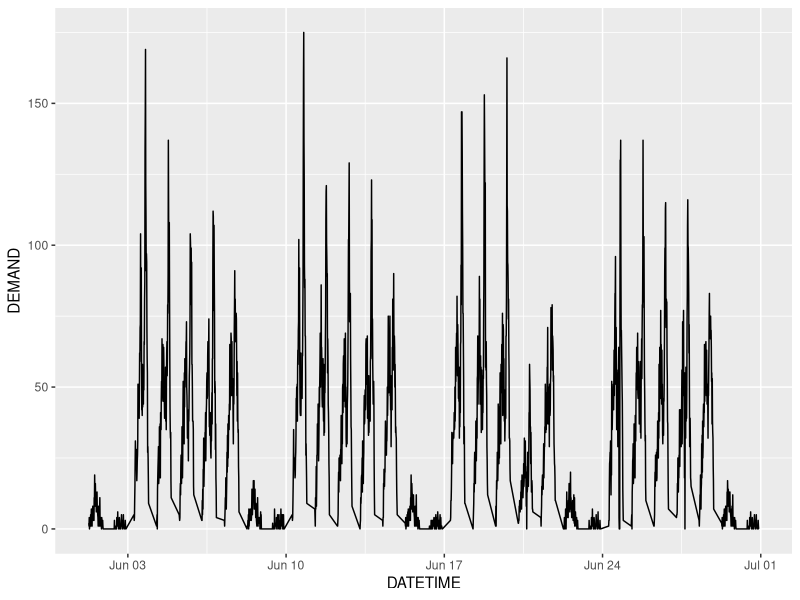
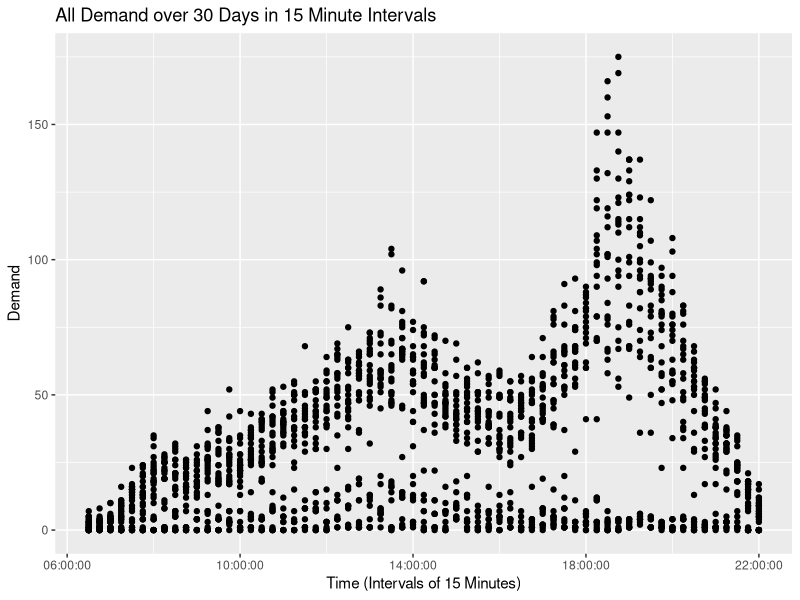
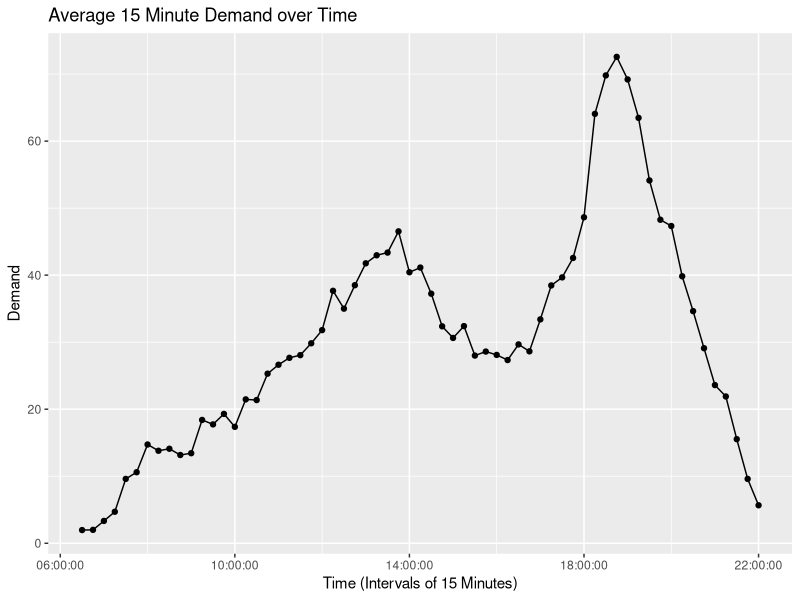
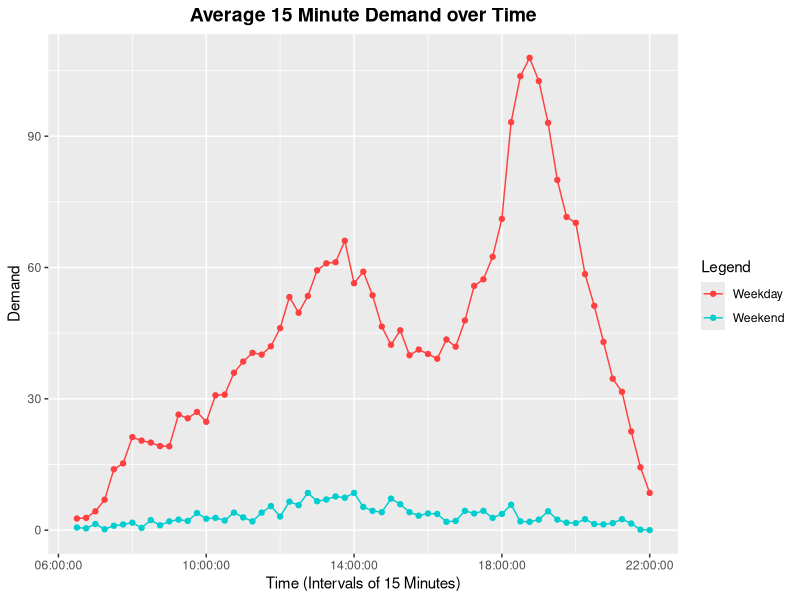

Write the R code that produced these figures, in order. (Note: this script raises an error after producing the figures.)
## ---- chunk 1
Sys.setLanguage("eng")
## ---- chunk 2
library(tidyverse)
library(dplyr)
library(readxl)
library(forecast)
library(ggplot2)
library(lubridate)
## ---- chunk 3
LRData <- read_excel("Light Rail Data.xlsx")
## ---- chunk 4
LRData
## ---- chunk 5
# Lovely, TIME had what I'm assuming is a default date from Excel.
LRData$DATETIME <- as.POSIXct(paste(LRData$DATE, format(LRData$TIME, "%H:%M:%S")), format = "%Y-%m-%d %H:%M:%S")
## ---- chunk 6
# Plotting the demand relative to date and time. This is a plot of the demand across the 30 days.
ggplot(LRData, aes(DATETIME, DEMAND)) +
  geom_line()
## ---- chunk 7
# Here TIME was changed to only include the time. Currently it is a CHR though.
LRData <- LRData %>%
  mutate(TIME = format(TIME, "%H:%M:%S"))

LRData$TIME <- hms::as_hms(LRData$TIME)
LRData
## ---- chunk 8
# This shows the demand per time across all 30 days. This time I flipped the graph for visual clarity.
ggplot(LRData, aes(TIME, DEMAND)) + 
  geom_point() +
  labs(title = "All Demand over 30 Days in 15 Minute Intervals", x = "Time (Intervals of 15 Minutes)", y = "Demand")
## ---- chunk 9
# Now I am going to find the average of demand across all 30 days and then plot it.
averageDemandTime <- LRData %>%
  group_by(TIME) %>%
  summarize(DEMAND = mean(DEMAND)) %>%
  arrange(hms::as_hms(TIME))
## ---- chunk 10
ggplot(averageDemandTime, aes(hms::as_hms(TIME), DEMAND)) +
  geom_point() +
  geom_line() +
  labs(title = "Average 15 Minute Demand over Time", x = "Time (Intervals of 15 Minutes)", y = "Demand")
## ---- chunk 11
# Now I will look for the demand over weekdays and weekends as they generally differ.
LRData <- LRData %>%
  mutate(DAY = wday(DATE, label = TRUE),
         ISWEEKEND = ifelse((DAY == "Sat" | DAY == "Sun"), TRUE, FALSE))

averageDemandWDWE <- LRData %>%
  group_by(ISWEEKEND, TIME) %>%
  summarize(DEMAND = mean(DEMAND)) %>%
  arrange(hms::as_hms(TIME))
## ---- chunk 12
ggplot(averageDemandWDWE, aes(hms::as_hms(TIME), DEMAND, color = ISWEEKEND)) +
  geom_point() +
  geom_line() +
  # This below is better to make it visually easier to see but I'm keeping the lines instead as it is better for information.
  #geom_smooth(se = FALSE, method = "loess", span = 0.1) +
  labs(title = "Average 15 Minute Demand over Time", x = "Time (Intervals of 15 Minutes)", y = "Demand", color = "Legend") +
  scale_color_manual(labels = c("Weekday", "Weekend"), values = c("brown1", "cyan3")) +
  theme(plot.title=element_text(hjust=0.5, face = "bold", size = 14))
## ---- chunk 13
# Separating the weekend and weekday data
# They ask for a forecast of July 1st, 2nd and 3rd. These are Weekdays so I will be using the weekday data to forecast those 3 days.

weekdayData <- LRData %>%
  filter(ISWEEKEND == FALSE)

weekendData <- LRData %>%
  filter(ISWEEKEND == TRUE)
## ---- chunk 14
# Getting train and test data to test my forecasts to see best model.
# Doing a 75/25 split as I have 4 weeks of data. I will test with the last week.
trainWeekday <- weekdayData %>%
  filter(DATE <= as.Date("2019-06-21"))
testWeekday <- weekdayData %>%
  filter(DATE > as.Date("2019-06-21"))
## ---- chunk 15
# Converting to TS

# Frequency of 63 as there are 63 15min in the data given.
# As this is for ETS I am only running this on Weekdays due to it having heavy seasonality while weekends do not.
trainWeekdayTS <- ts(trainWeekday$DEMAND, frequency = 63)
testWeekdayTS <- ts(testWeekday$DEMAND, frequency = 63)
is.ts(trainWeekdayTS)
is.ts(testWeekdayTS)
## ---- chunk 16
# TBATS
fitTbats <- tbats(trainWeekdayTS)
tbatForecast <- forecast(fitTbats, h = nrow(testWeekday))
accTbats <- accuracy(tbatForecast, testWeekday$DEMAND)

# STL + ETS
stlDecomp <- stl(trainWeekdayTS, s.window = "periodic")
seasonAdj <- seasadj(stlDecomp)
fitETS <- ets(seasonAdj, model = "ANN")
etsForecast <- forecast(fitETS, h = nrow(testWeekday))
accETS <- accuracy(etsForecast, testWeekday$DEMAND)
## ---- chunk 17
print(accTbats)
print(accETS)
## ---- chunk 18
weekdayTS <- ts(weekdayData$DEMAND, frequency = 63)
forecastTBAT <- tbats(weekdayTS)
forecastJuly <- forecast(forecastTBAT, h = (63 * 3))
## ---- chunk 19
time_intervals <- unique(weekdayData$TIME)

# Repeat each date 63 times
dates <- rep(seq(as.Date("2019-07-01"), as.Date("2019-07-03"), by = "day"), each = length(time_intervals))

# Repeat the full time sequence once per day
times <- rep(time_intervals, times = 3)

forecastJulyDF <- data.frame(
  DATE = dates,
  TIME = times,
  FORECAST = as.numeric(forecastJuly$mean)
)

forecastJulyDF <- forecastJulyDF %>%
  mutate(DATETIME = ymd_hms(paste(DATE, TIME))) %>%
  mutate(DAY = wday(DATE, label = TRUE))
         
forecastJulyDF
## ---- chunk 20
ggplot(forecastJulyDF, aes(DATETIME, FORECAST, color = DAY)) + 
  geom_line() +
  geom_point() +
  scale_x_datetime(
    date_breaks = "1 hour",
    date_labels = "%d %H:%M") +
  scale_color_manual(values = c("Mon" = "green3", "Tue" = "gold2", "Wed" = "blue3")) +
  theme(axis.text.x = element_text(angle = 90, hjust = 1), plot.title = element_text(size = 14, face = "bold", hjust = 0.5)) +
  labs(title = "Forecast for July 1st-3rd", x = "Time (Day & Hour)", y = "Forecasted Demand", color = "Day")
  
## ---- chunk 21
monForecast <- forecastJulyDF %>%
  filter(DAY == "Mon")
tueForecast <- forecastJulyDF %>%
  filter(DAY == "Tue")
wedForecast <- forecastJulyDF %>%
  filter(DAY == "Wed")
## ---- chunk 22
forecastPlotter <- function(forecastData, day){
  ggplot(forecastData, aes(TIME, FORECAST, color = DAY)) + 
    geom_line() +
    geom_point() +
    scale_x_time(
      breaks = hms::as_hms(seq(
        from = as.POSIXct("2019-07-01 06:30:00"),
        to = as.POSIXct("2019-07-03 22:00:00"),
        by = "15 mins"
      )),
      labels = scales::time_format("%H:%M")) +
    scale_color_manual(values = c("Mon" = "green3", "Tue" = "gold3", "Wed" = "blue3")) + # Here I can eventually add more colors
    theme(axis.text.x = element_text(angle = 90, hjust = 1), plot.title = element_text(size = 14, face = "bold", hjust = 0.5)) +
    labs(title = paste("Forecast for", day), x = "Time (15-Min Interval)", y = "Forecasted Demand", color = "Day")
}
## ---- chunk 23
forecastPlotter(monForecast, "July 1st")
forecastPlotter(tueForecast, "July 2nd")
forecastPlotter(wedForecast, "July 3rd")
